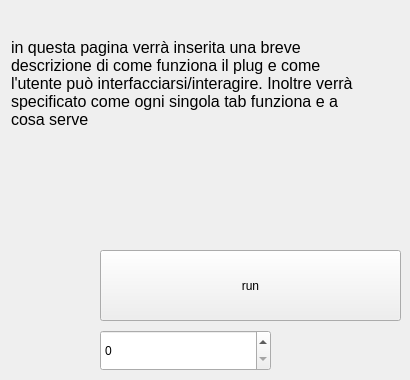
     <widget class="QWidget" name="tab_1">
      <attribute name="title">
       <string>INTRODUCTION</string>
      </attribute>
      <widget class="QLabel" name="description">
       <property name="geometry">
        <rect>
         <x>11</x>
         <y>11</y>
         <width>357</width>
         <height>144</height>
        </rect>
       </property>
       <property name="font">
        <font>
         <pointsize>12</pointsize>
        </font>
       </property>
       <property name="frameShape">
        <enum>QFrame::NoFrame</enum>
       </property>
       <property name="frameShadow">
        <enum>QFrame::Plain</enum>
       </property>
       <property name="lineWidth">
        <number>1</number>
       </property>
       <property name="text">
        <string>in questa pagina verrà inserita una breve descrizione di come funziona il plug e come l'utente può interfacciarsi/interagire. Inoltre verrà specificato come ogni singola tab funziona e a cosa serve</string>
       </property>
       <property name="textFormat">
        <enum>Qt::AutoText</enum>
       </property>
       <property name="wordWrap">
        <bool>true</bool>
       </property>
      </widget>
      <widget class="QPushButton" name="pushButton_Error">
       <property name="geometry">
        <rect>
         <x>100</x>
         <y>250</y>
         <width>301</width>
         <height>71</height>
        </rect>
       </property>
       <property name="text">
        <string>run</string>
       </property>
      </widget>
      <widget class="QSpinBox" name="spinBox_Error">
       <property name="geometry">
        <rect>
         <x>100</x>
         <y>330</y>
         <width>171</width>
         <height>41</height>
        </rect>
       </property>
       <property name="maximum">
        <number>1</number>
       </property>
      </widget>
     </widget>
